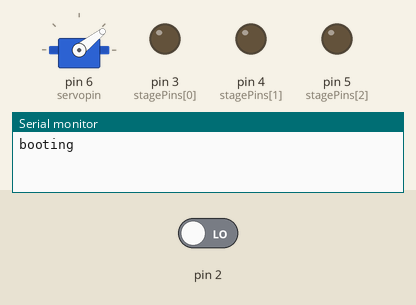
This sketch was run on a simulated Arduino Uno, built with avr-gcc and run on an emulated ATmega328P. On the bench: servo, output pins drawn as LEDs (lit = HIGH), the last lines printed to the serial monitor. The test bench sets the inputs (shaded band); at power-on: pin 2 LOW.

Above: at 0.1 s.
At 15.7 s:
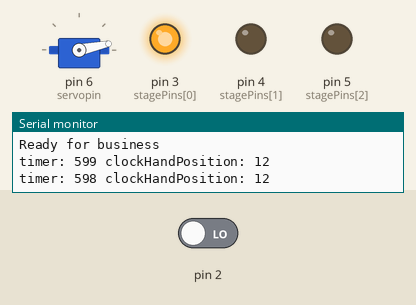
15.8 s: pin 2 driven HIGH
At 17.1 s:
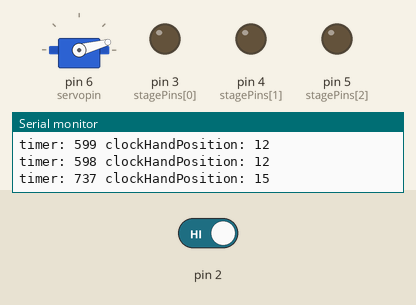
Timing chart, 0 to 54.0 s (numbered marks = the images above; inputs shaded):
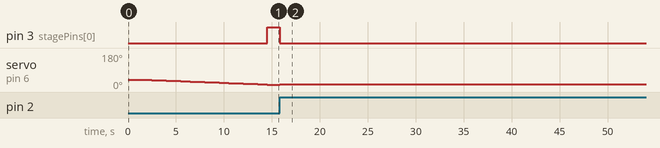

Measured:
- after the input at 15.8 s, pin 3 (stagePins[0]): HIGH → LOW at once; servo on pin 6 (servopin): 12° → 15° at once, → 14° 36.7 s later

The sketch:

privefeesttimer.ino
```cpp
// Code written by Piet De Vaere for an electricty timer. More info about the project can be found here: http://blog.devae.re/?p=19
// Feel free do do whatever you want with the code, but I would appreciate it if you left these two lines in place
#include <Servo.h>

#define servopin 6  // Servo attached to pin 6
#define blinkPin 13 // blinkinglight attached to pin 13


unsigned long currentMillis = 0;  // these are for timer purposes
unsigned long prevMillis = 0;
unsigned long blinkMillis = 0;

// All time related variables declared below are in seconds
const int clockHandRange = 3600; // range of the display (time)
const int clockHandMaxAngle = 77; // range of the display (angle)
unsigned long timer = 600; // start value of the timer
const int setupDelay = 2000;
int stagePins[3] = {3, 4, 5};  // pins the various allarms are attached to
int stageThreshold[3] = {600, 300, 60}; // treshold values for these alarms
// When the timer goes below these values the corresponding pins will go high
const int coinVal = 140; // The amount of time to add to the timer when a coin is droped in
int blinkStatus = 0;

Servo clockHand;

void setup(){
  Serial.begin(9600);
  Serial.println("booting");
  clockHand.attach(servopin);
  clockHand.write(clockHandMaxAngle/2);  // move the servo to the middle of the
  delay(setupDelay);
  for (int i = 0; i<3; i++){
    pinMode(stagePins[i], OUTPUT); // set the alarm pins to outputs
  }
  attachInterrupt(0, addTime, RISING);
  for (int i=38; i>13; i--){
    clockHand.write(i);  // slowly move the servo to the correct position
    delay(500);
  }
  Serial.println("Ready for business");

}

void writeClockHand(int feedback = 1, int boot = 0){
    int clockHandPosition = min(map(timer, 0, clockHandRange, 0, clockHandMaxAngle), clockHandMaxAngle); // Calculate where the clockhand should be
    if (feedback == 1){ // give some feedback
      Serial.print(" clockHandPosition: ");
      Serial.println(clockHandPosition);
    }
    clockHand.write(clockHandPosition); // move the clockhand there
}

void addTime(){
  timer = timer + coinVal;  // add some seconds to the timer
  writeClockHand(0); // and move the clockhand
}

void doBlink(int on=0){
  if (on == 1){ // if we have to turn the led on
    digitalWrite(blinkPin, HIGH); // turn it on
    blinkMillis = currentMillis; // set the time this has happend
  }
  else if (currentMillis - blinkMillis > 500){ //otherwise, if half a second has passed
    digitalWrite(blinkPin, LOW); // turn it back of
  }
}


void loop(){
  currentMillis = millis();
  if ((currentMillis - prevMillis > 1000) && timer > 0){ // if a second has passed and the timer is not yet at zero
    timer--; // substract a second
    Serial.print("timer: ");
    Serial.print(timer);
    prevMillis = currentMillis; // set the time this has happend
    doBlink(1); // turn on the led
    writeClockHand(); // move the clockhand
  }
  doBlink(); // check if it is time to turn the blinkinglight of
  for (int i = 0; i<3; i++){ // check if we shoudl write the alarmpins high or low
      if(timer < stageThreshold[i]){
        digitalWrite(stagePins[i], HIGH);
      }
      else{
        digitalWrite(stagePins[i], LOW);
      }
    }
  }
```
